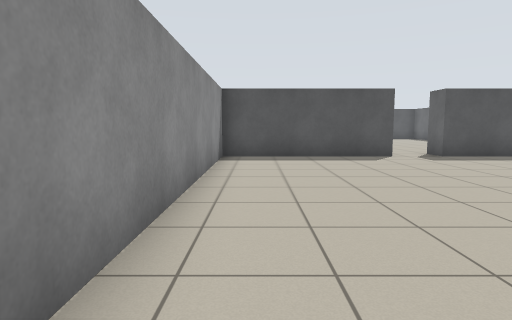
[1] (above)

15 first-person views from a walk through a Stage world. The camera is 0.94 m above the floor, tilts 6° down and sees 75° across. Floor lines are 1 m apart. The floor is counted in squares, 1 m on a side. Each view is taken from the middle of a square. On the plan, view 1 faces up. The plan holds only what a view shows up to about 12 squares ahead; the rest is blank. The place goes on beyond the plan. The robots in the file are not drawn.

[2]
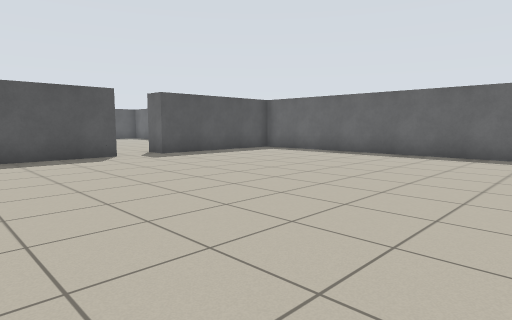

[3]
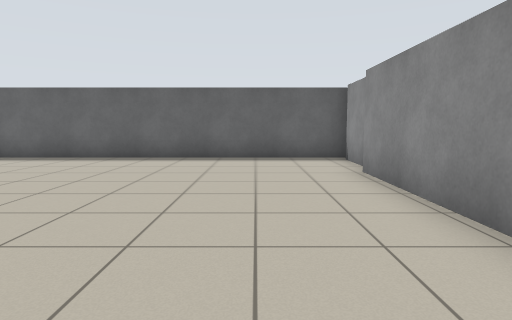

[4]
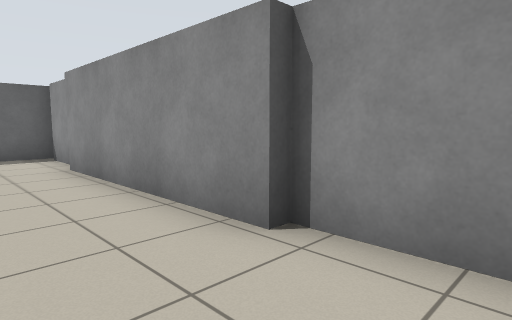

[5]
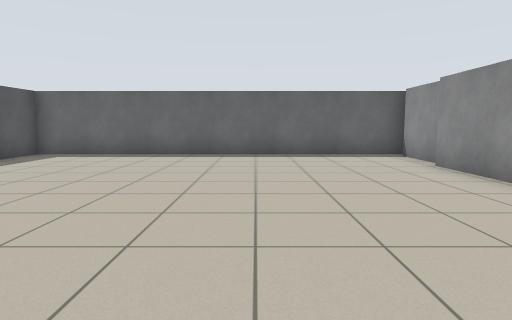

[6]
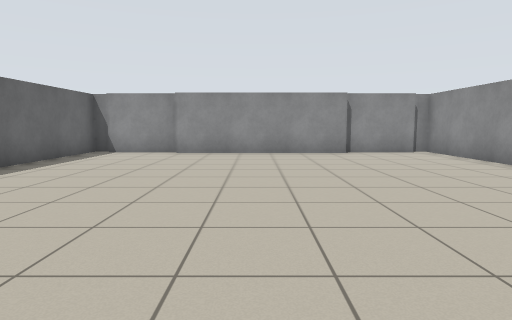

[7]
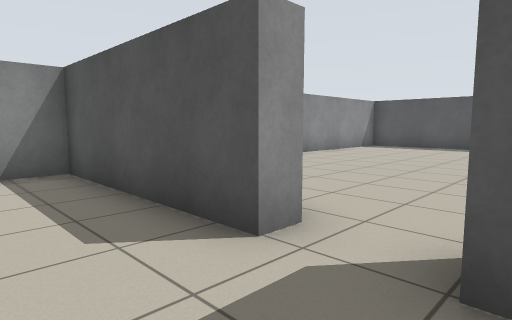

[8]
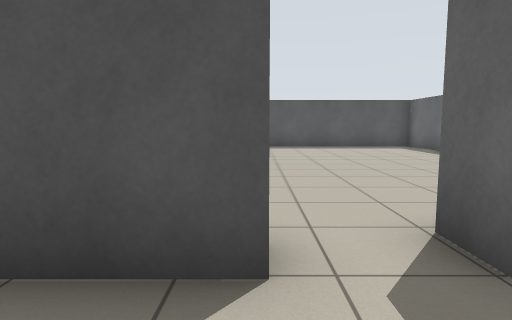

[9]
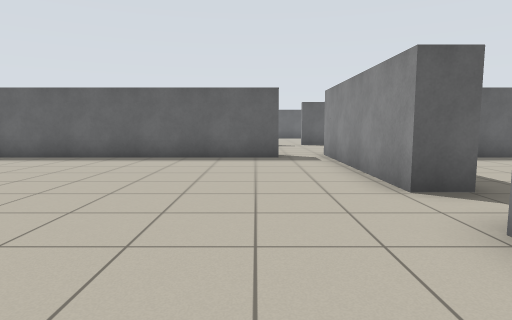

[10]
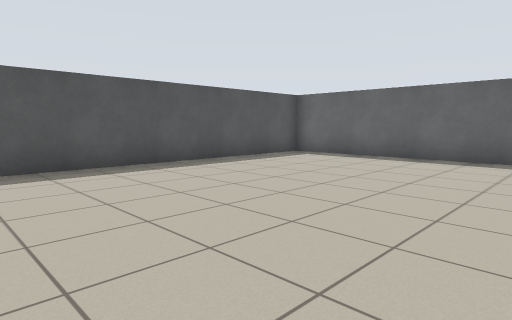

[11]
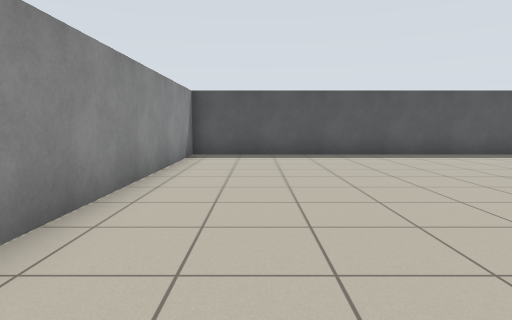

[12]
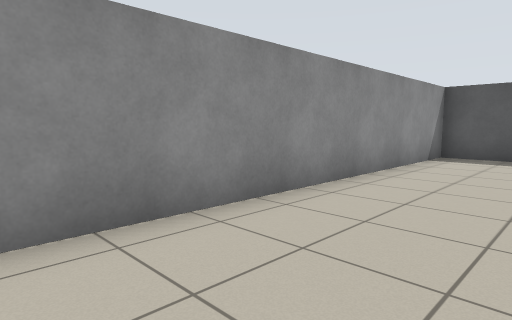

[13]
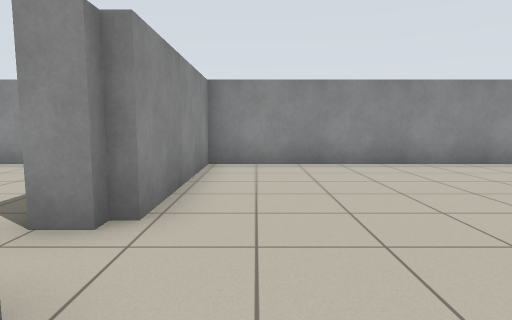

[14]
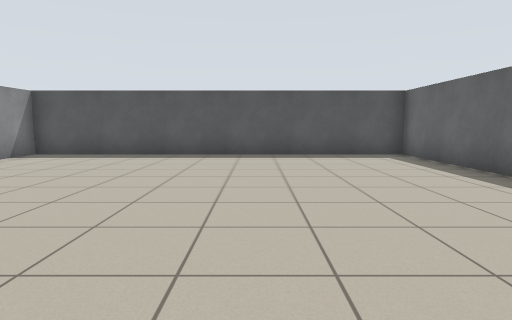

[15]
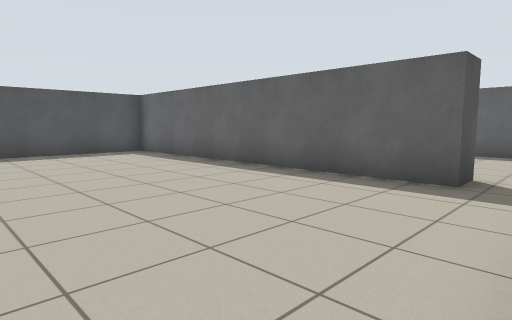

### Floor plan
Points are (right, up) in squares from view 1. A wall is a line through its corners. A room is listed if a view was taken in it or the views show most of it. See-through windows are left out.
Room 1 (views 1, 2, 3, 4, 5, 6, 7, 8)
walls: (1.9, -1.2) (7.8, -1.2); (7.6, -1.5) (10.1, -1.5); (4.1, 10.8) (4.1, 9.9) (-1, 9.9) (-1, -1.7); (10.1, -1.7) (10.7, -1.7) (10.7, 9.9) (5.6, 9.9) (5.6, 10.8); (-0.5, -1.5) (2, -1.5)
ways out: opening at (5, 10) to room 2
Room 2 (views 9, 10, 11, 12, 13, 14, 15)
walls: (5.6, 10.8) (11.6, 10.8); (11.6, 12.3) (10.7, 12.3) (10.7, 22.5) (-1, 22.5) (-1, 10.8) (4.1, 10.8)
ways out: opening at (5, 10) to room 1; opening at (11, 12)

Positions as (right, up) in squares from view 1, and headings:
1: (0, 0), facing up
2: (0, 0), facing up-right
3: (1, 1), facing right
4: (0, 1), facing down-right
5: (0, 3), facing right
6: (5, 10), facing down
7: (6, 8), facing up-left
8: (4, 8), facing up
9: (1, 13), facing right
10: (1, 15), facing up-right
11: (1, 12), facing up
12: (2, 12), facing up-left
13: (7, 12), facing left
14: (6, 12), facing up
15: (5, 11), facing up-right
